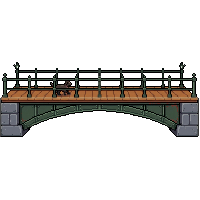
#> input picture source_scenery/r8_b10_footbridge_v1_px.png, 200 x 200 px
$ python cleanpass.py ../source_scenery/r8_b10_footbridge_v1_px.png out.png
#> lines starting #> are read from the running program, lines starting #| are printed output that depends on the picture; after the words box and inside, x2 and y2 are one past the last pixel; in counts of white or black regions, pixels touching at a corner belong together
"""Clean pass (art/fixes): remove lone pixels without blurring.
A lone pixel = an opaque pixel none of whose 8 neighbours has its exact colour. It takes the most common colour
among its opaque 8 neighbours, but only when that colour is close to it (RGB distance < TOL): noise between two
near tones goes, deliberate single pixels (eyes, highlights, outline corners, window dots) stay. Silhouette edge
pixels are never changed, alpha is never changed, no new colours appear. Optional: --max-colours N merges the least
used colours into their nearest kept colour. --wrap: the art tiles sideways (ground strips)."""
import sys, argparse, numpy as np
from PIL import Image

def lone_mask(key, a, wrap):
    h, w = key.shape
    pad = np.pad(key, 1, mode="wrap") if wrap else np.pad(key, 1, constant_values=-2)
    same = np.zeros_like(a)
    for dy in (-1, 0, 1):
        for dx in (-1, 0, 1):
            if dx or dy: same |= pad[1+dy:1+dy+h, 1+dx:1+dx+w] == key
    return a & ~same

def keys(rgb, a):
    k = (rgb[..., 0].astype(np.int64) << 16) | (rgb[..., 1].astype(np.int64) << 8) | rgb[..., 2]
    return np.where(a, k, -1)

def lone_pct(rgb, a, wrap=False): return lone_mask(keys(rgb, a), a, wrap).sum() / a.sum() * 100

def clean(rgb, a, tol, wrap, passes=3):
    h, w = a.shape
    pa = np.pad(a, 1, mode="wrap" if wrap else "constant")
    edge = a & ~(pa[:-2, 1:-1] & pa[2:, 1:-1] & pa[1:-1, :-2] & pa[1:-1, 2:]) if not wrap else a & ~(pa[:-2, 1:-1] & pa[2:, 1:-1])
    rgb = rgb.copy(); total = 0
    for _ in range(passes):
        key = keys(rgb, a)
        lone = lone_mask(key, a, wrap) & ~edge
        ys, xs = np.nonzero(lone); changed = 0
        new = rgb.copy()
        for y, x in zip(ys, xs):
            nb = {}
            for dy in (-1, 0, 1):
                for dx in (-1, 0, 1):
                    if not (dx or dy): continue
                    yy, xx = y + dy, x + dx
                    if wrap: xx %= w
                    if 0 <= yy < h and 0 <= xx < w and a[yy, xx]:
                        k = int(key[yy, xx]); nb[k] = nb.get(k, 0) + 1
            if not nb: continue
            best = max(nb.items(), key=lambda kv: kv[1])
            if best[1] < 3: continue                        # no clear majority around it: leave it
            c = np.array([(best[0] >> 16) & 255, (best[0] >> 8) & 255, best[0] & 255])
            if np.sqrt(((c - rgb[y, x].astype(int)) ** 2).sum()) < tol:
                new[y, x] = c; changed += 1
        rgb = new; total += changed
        if not changed: break
    return rgb, total

def reduce_colours(rgb, a, n):
    key = keys(rgb, a)
    u, cnt = np.unique(key[a], return_counts=True)
    if len(u) <= n: return rgb, 0
    order = np.argsort(cnt)[::-1]; keep = u[order[:n]]; drop = u[order[n:]]
    kc = np.stack([(keep >> 16) & 255, (keep >> 8) & 255, keep & 255], 1).astype(int)
    rgb = rgb.copy()
    for d in drop:
        dc = np.array([(d >> 16) & 255, (d >> 8) & 255, d & 255])
        lum = lambda c: c @ np.array([0.299, 0.587, 0.114])
        dist = ((kc - dc) ** 2).sum(1) + 4 * (lum(kc) - lum(dc)) ** 2     # keep values (the layer ladder) first
        rgb[key == d] = kc[dist.argmin()]
    return rgb, len(drop)

if __name__ == "__main__":
    ap = argparse.ArgumentParser(); ap.add_argument("src"); ap.add_argument("dst")
    ap.add_argument("--tol", type=float, default=60); ap.add_argument("--max-colours", type=int)
    ap.add_argument("--wrap", action="store_true")
    o = ap.parse_args()
    im = np.array(Image.open(o.src).convert("RGBA"))
#> im is the input picture: shape (200, 200, 4); mean R, G, B, A 21.1, 20.2, 16.7, 56.4
    a = im[..., 3] > 127
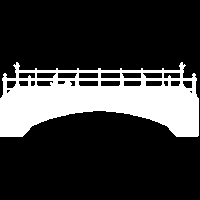
#> a: shape (200, 200) bool; 22.1% white; 1 white region, box (x1, y1, x2, y2) and area: (0, 62, 199, 137) 8848
    rgb = im[..., :3]
    before = (lone_pct(rgb, a, o.wrap), len(np.unique(keys(rgb, a)[a])))
#> in keys, `k = (rgb[..., 0].astype(np.int64) << 16) | (rgb[..., 1].astype(np.int6..`:
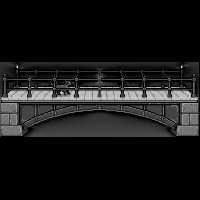
#> k: shape (200, 200) int64; min 0, max 15134182, mean 1386179; drawn with min black and max white
#> in keys, `return np.where(a, k, -1)`:
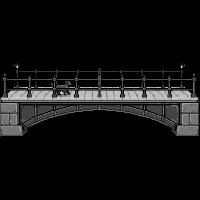
#> returned value: shape (200, 200) int64; min -1, max 15134182, mean 1044812.2; drawn with min black and max white
#> in lone_mask, `h, w = key.shape`: h = 200
#> after the loop in lone_mask, `for dy in (-1, 0, 1):`:
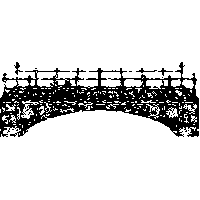
#> same: shape (200, 200) bool; 83.9% white; 15 black regions (11 under 20 px), largest, box (x1, y1, x2, y2) and area: (0, 62, 199, 137) 6312, (14, 62, 23, 75) 42, (136, 68, 157, 73) 33, (158, 68, 173, 76) 31
#> before = (72.78, 2989)
    merged = 0
    if o.max_colours: rgb, merged = reduce_colours(rgb, a, o.max_colours)
    rgb, n = clean(rgb, a, o.tol, o.wrap)
#> in clean, `pa = np.pad(a, 1, mode="wrap" if wrap else "constant")`: pa: shape (202, 202) bool; 21.7% white; 1 white region, box (x1, y1, x2, y2) and area: (1, 63, 200, 138) 8848
#> in clean, `edge = a & ~(pa[:-2, 1:-1] & pa[2:, 1:-1] & pa[1:-1, :-2] & pa[1:-1, 2..`:
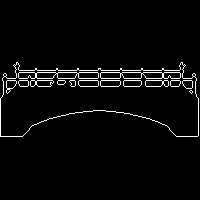
#> edge: shape (200, 200) bool; 3.4% white in thin lines or dots, all inside (x1, y1, x2, y2) = (0, 62, 199, 137)
#> after the loop in clean, `for _ in range(passes):`:
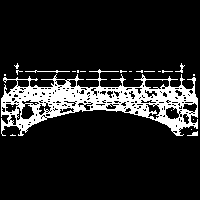
#> lone: shape (200, 200) bool; 13.4% white; 22 white regions (18 under 20 px), largest, box (x1, y1, x2, y2) and area: (1, 69, 198, 136) 5146, (25, 70, 70, 73) 51, (187, 131, 198, 136) 29, (175, 63, 185, 73) 28
#> after the loop in clean, `for _ in range(passes):`: total = 625
#> n = 625
    im[..., :3] = rgb
    Image.fromarray(im).save(o.dst)
    after = (lone_pct(rgb, a, o.wrap), len(np.unique(keys(rgb, a)[a])))
#> after the loop in lone_mask (call 5), `for dy in (-1, 0, 1):`:
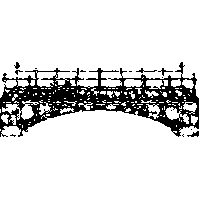
#> same: shape (200, 200) bool; 85.6% white; 14 black regions (9 under 20 px), largest, box (x1, y1, x2, y2) and area: (0, 62, 199, 137) 5609, (187, 131, 199, 137) 36, (136, 68, 157, 73) 32, (158, 68, 173, 76) 30, (14, 62, 20, 69) 24
#> after = (65.27, 2886)
    print(f"{o.src.split('/')[-1]:24} lone {before[0]:5.1f}% -> {after[0]:5.1f}%  colours {before[1]} -> {after[1]}  changed {n} px, merged {merged}")
#| r8_b10_footbridge_v1_px.png lone  72.8% ->  65.3%  colours 2989 -> 2886  changed 625 px, merged 0

$ run again, on source_scenery/r8_b1_cyclists_v1_px.png
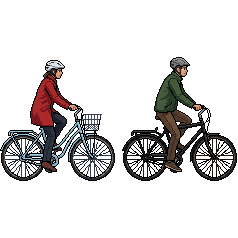
#> input picture source_scenery/r8_b1_cyclists_v1_px.png, 238 x 238 px
#> im is the input picture: shape (238, 238, 4); mean R, G, B, A 31.5, 24.7, 23.5, 47
#> a: shape (238, 238) bool; 18.4% white; 2 white regions, box (x1, y1, x2, y2) and area: (0, 60, 115, 181) 5284, (122, 57, 237, 181) 5155
#> in lone_mask, `h, w = key.shape`: h = 238
#> before = (68.89, 3855)
#> pa: shape (240, 240) bool; 18.1% white; 2 white regions, box (x1, y1, x2, y2) and area: (1, 61, 116, 182) 5284, (123, 58, 238, 182) 5155
#> edge: shape (238, 238) bool; 5.8% white in thin lines or dots, all inside (x1, y1, x2, y2) = (0, 57, 237, 181)
#> after the loop in clean, `for _ in range(passes):`: total = 1006
#> after the loop in lone_mask (call 5), `for dy in (-1, 0, 1):`:
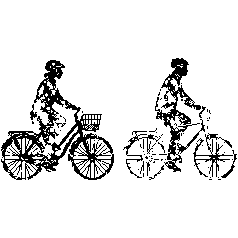
#> same: shape (238, 238) bool; 89.2% white; 68 black regions (58 under 20 px), largest, box (x1, y1, x2, y2) and area: (1, 60, 114, 180) 3616, (155, 58, 205, 172) 1447, (193, 133, 233, 177) 396
#> after = (58.72, 3683)
#| r8_b1_cyclists_v1_px.png lone  68.9% ->  58.7%  colours 3855 -> 3683  changed 1006 px, merged 0
